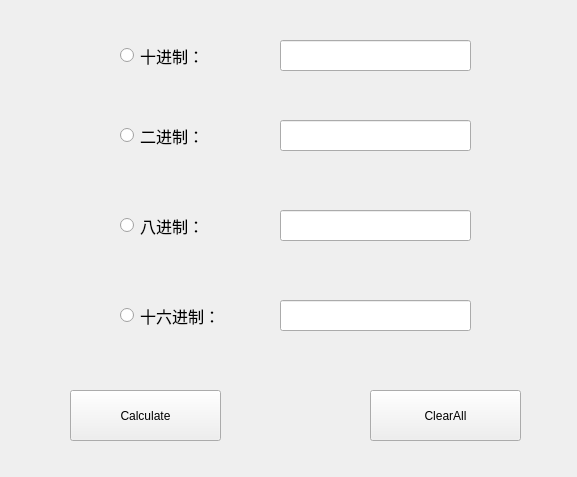
<?xml version="1.0" encoding="UTF-8"?>
<ui version="4.0">
 <class>jzzh_widget</class>
 <widget class="QWidget" name="jzzh_widget">
  <property name="geometry">
   <rect>
    <x>0</x>
    <y>0</y>
    <width>577</width>
    <height>477</height>
   </rect>
  </property>
  <property name="windowTitle">
   <string>Form</string>
  </property>
  <property name="styleSheet">
   <string notr="true">background-image: url(:/image/big_background.png);</string>
  </property>
  <widget class="QWidget" name="widget" native="true">
   <property name="geometry">
    <rect>
     <x>-40</x>
     <y>0</y>
     <width>691</width>
     <height>591</height>
    </rect>
   </property>
   <property name="minimumSize">
    <size>
     <width>2</width>
     <height>0</height>
    </size>
   </property>
   <widget class="QRadioButton" name="radioButton_10">
    <property name="geometry">
     <rect>
      <x>160</x>
      <y>40</y>
      <width>111</width>
      <height>31</height>
     </rect>
    </property>
    <property name="font">
     <font>
      <family>Arial</family>
      <pointsize>12</pointsize>
     </font>
    </property>
    <property name="text">
     <string>十进制：</string>
    </property>
   </widget>
   <widget class="QLineEdit" name="lineEdit_10">
    <property name="geometry">
     <rect>
      <x>320</x>
      <y>40</y>
      <width>191</width>
      <height>31</height>
     </rect>
    </property>
   </widget>
   <widget class="QRadioButton" name="radioButton_2">
    <property name="geometry">
     <rect>
      <x>160</x>
      <y>120</y>
      <width>111</width>
      <height>31</height>
     </rect>
    </property>
    <property name="font">
     <font>
      <family>Arial</family>
      <pointsize>12</pointsize>
     </font>
    </property>
    <property name="text">
     <string>二进制：</string>
    </property>
   </widget>
   <widget class="QLineEdit" name="lineEdit_2">
    <property name="geometry">
     <rect>
      <x>320</x>
      <y>120</y>
      <width>191</width>
      <height>31</height>
     </rect>
    </property>
   </widget>
   <widget class="QRadioButton" name="radioButton_8">
    <property name="geometry">
     <rect>
      <x>160</x>
      <y>210</y>
      <width>111</width>
      <height>31</height>
     </rect>
    </property>
    <property name="font">
     <font>
      <family>Arial</family>
      <pointsize>12</pointsize>
     </font>
    </property>
    <property name="text">
     <string>八进制：</string>
    </property>
   </widget>
   <widget class="QLineEdit" name="lineEdit_8">
    <property name="geometry">
     <rect>
      <x>320</x>
      <y>210</y>
      <width>191</width>
      <height>31</height>
     </rect>
    </property>
   </widget>
   <widget class="QRadioButton" name="radioButton_16">
    <property name="geometry">
     <rect>
      <x>160</x>
      <y>300</y>
      <width>141</width>
      <height>31</height>
     </rect>
    </property>
    <property name="font">
     <font>
      <family>Arial</family>
      <pointsize>12</pointsize>
     </font>
    </property>
    <property name="text">
     <string>十六进制：</string>
    </property>
   </widget>
   <widget class="QLineEdit" name="lineEdit_16">
    <property name="geometry">
     <rect>
      <x>320</x>
      <y>300</y>
      <width>191</width>
      <height>31</height>
     </rect>
    </property>
   </widget>
   <widget class="QPushButton" name="pushButton_c">
    <property name="geometry">
     <rect>
      <x>110</x>
      <y>390</y>
      <width>151</width>
      <height>51</height>
     </rect>
    </property>
    <property name="text">
     <string>Calculate</string>
    </property>
   </widget>
   <widget class="QPushButton" name="btn_clearall">
    <property name="geometry">
     <rect>
      <x>410</x>
      <y>390</y>
      <width>151</width>
      <height>51</height>
     </rect>
    </property>
    <property name="text">
     <string>ClearAll</string>
    </property>
   </widget>
  </widget>
 </widget>
 <resources/>
 <connections/>
</ui>
